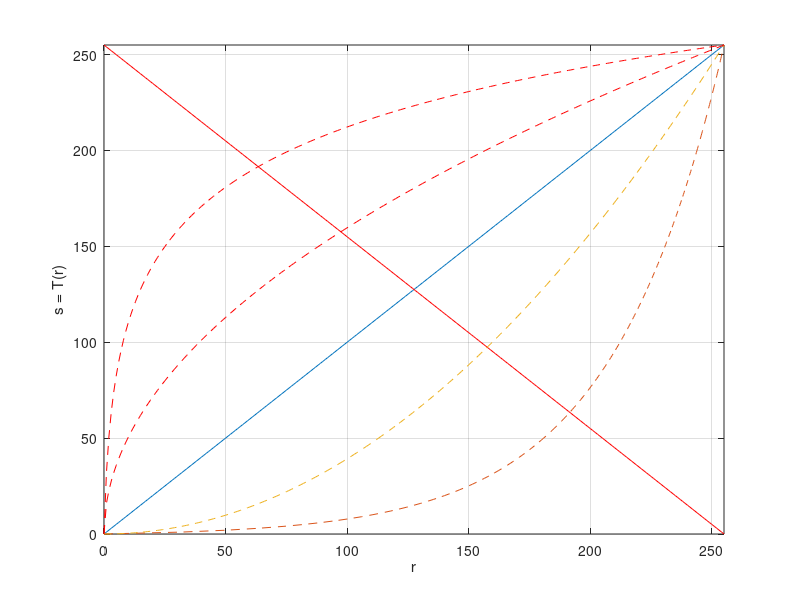

Reproduce this figure in MATLAB. (Note: this script raises an error after producing the figure.)
clear all;
close all;
clc;

% Quantidade de niveis de cinza
L = 256;

% Nivel de cinza original
r = 0:L-1;

% Identidade
s = r;

plot(r,s);
hold on;
xlabel('r');
ylabel('s = T(r)');
axis([0 255 0 255]);
grid on;

% Negativo
s = L-1-r;
plot(r,s,'r');

% Log
s = log10(1+r);
s2 = 255*(s/max(s));
plot(r,s2,'r--');
hold on;

% Log inverso
s2 = (10).^s -1;
s2 = 255*(s2/max(s2));
plot(255*(s/max(s)),s2,'--');

% Potencia
gama = 2;
s = (r.^gama);
s = 255*s/max(s);
plot(r,s,'--');

% Raiz
s = sqrt(r);
s = 255*s/max(s);
plot(r,s,'r--');

pause;

I = imread('cameraman.tif');

%histograma da Imagem usando IMHIST
imhist(I,10);
pause;
imhist(I,50);
pause;
imhist(I);
pause;
[COUNTS,X] = imhist(I);

%historgrama da Imagem usando HISt
hist(double(I(:)));
pause;
hist(double(I(:)),50);
pause;
hist(double(I(:)),256);
[n,x] = hist(double(I(:)));
[n2,x2] = hist(double(I(:)),[0:255]);
